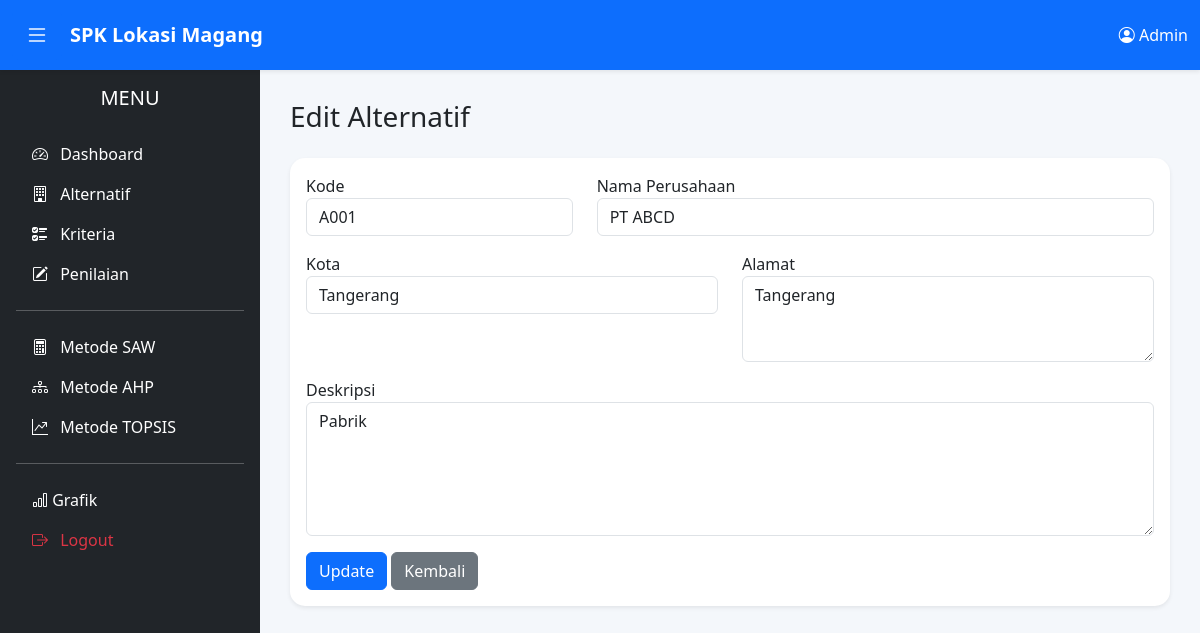
/View/Data Alternatif/edit.php?id=1 (signed in), run on the app's committed database.
### tables this page shows
CREATE TABLE `alternatif` (
  `id_alternatif` int NOT NULL,
  `kode` varchar(5) DEFAULT NULL,
  `nama_perusahaan` varchar(100) DEFAULT NULL,
  `alamat` text,
  `kota` varchar(50) DEFAULT NULL,
  `deskripsi` text
);

### View/Data Alternatif/edit.php (the view, shortened to what this page needs)
<?php
include "../../Connection/Koneksi.php";
$id = $_GET['id'];
$query = mysqli_query($conn, "
SELECT *
FROM alternatif
WHERE id_alternatif='$id'
");
$data = mysqli_fetch_assoc($query);
include "../Template/Header.php";
include "../Template/Navbar.php";
include "../Template/Sidebar.php";
?>
<div class="main-content">
    <div class="page-heading mb-4">
        <h3>Edit Alternatif</h3>
    </div>
    <div class="card shadow-sm">
        <div class="card-body">
            <form action="../../Functions/Data Alternatif/proses_edit.php" method="POST">
                <div class="row">
                    <div class="col-md-4 mb-3">
                        <label>Kode</label>
                        <input
                            type="text"
                            class="form-control"
                            value="<?= $data['kode']; ?>"
                            readonly>
                    </div>
                    <div class="col-md-8 mb-3">
                        <label>Nama Perusahaan</label>
                        <input
                            type="text"
                            class="form-control"
                            name="nama_perusahaan"
                            value="<?= $data['nama_perusahaan']; ?>"
                            required>
                    </div>
                    <div class="col-md-6 mb-3">
                        <label>Kota</label>
                        <input
                            type="text"
                            class="form-control"
                            name="kota"
                            value="<?= $data['kota']; ?>"
                            required>
                    </div>
                    <div class="col-md-6 mb-3">
                        <label>Alamat</label>
                        <textarea
                            class="form-control"
                            name="alamat"
                            rows="3"><?= $data['alamat']; ?></textarea>
                    </div>
                    <div class="col-12 mb-3">
                        <label>Deskripsi</label>
                        <textarea
                            class="form-control"
                            name="deskripsi"
                            rows="5"><?= $data['deskripsi']; ?></textarea>
                    </div>
                </div>
                <button class="btn btn-primary">
                    Update
                </button>
                <a href="index.php" class="btn btn-secondary">
                    Kembali
                </a>
            </form>
        </div>
    </div>
</div>
<?php
include "../Template/Footer.php";
?>

### Assets/css/style.css (style rules this page uses)
body { overflow-x:hidden; background:#f4f7fb; }
.main-content { margin-left:260px; margin-top:70px; padding:30px; }
.card { border:none; border-radius:15px; }

### data on the page
alternatif: kode "A001", nama_perusahaan "PT ABCD", kota "Tangerang", alamat "Tangerang", deskripsi "Pabrik"

### other printed values
$_SESSION['nama'] "Admin"
